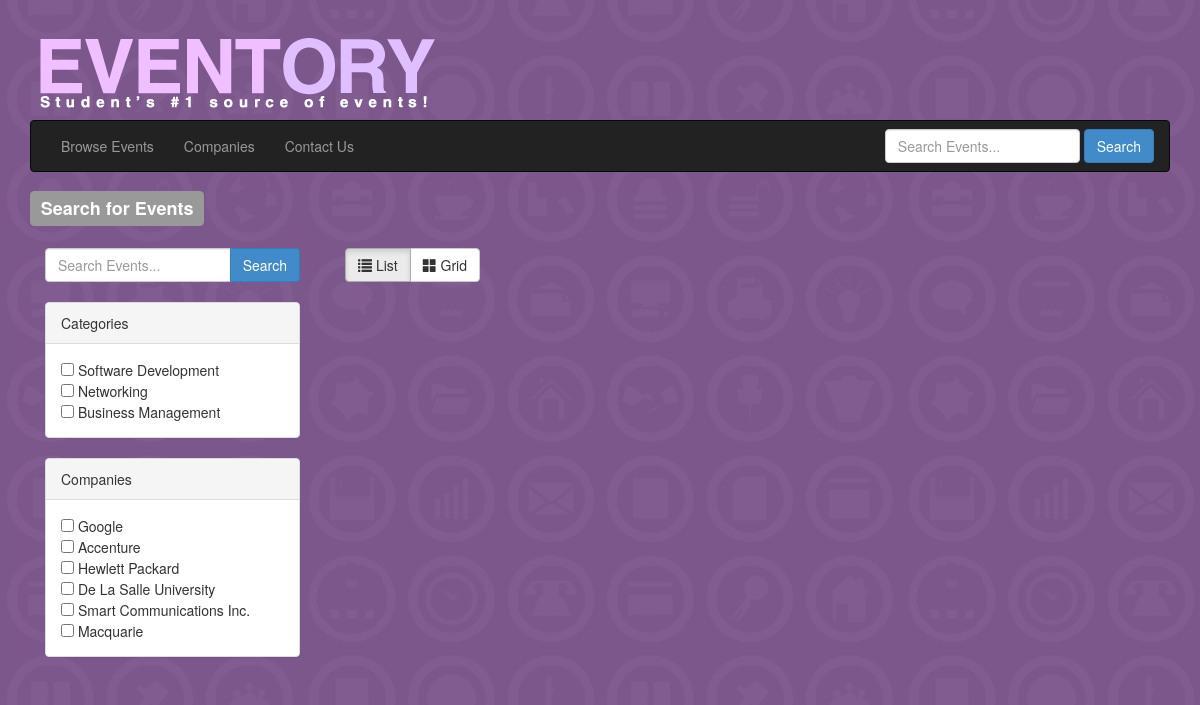
The page /search.php on the database as committed earlier.
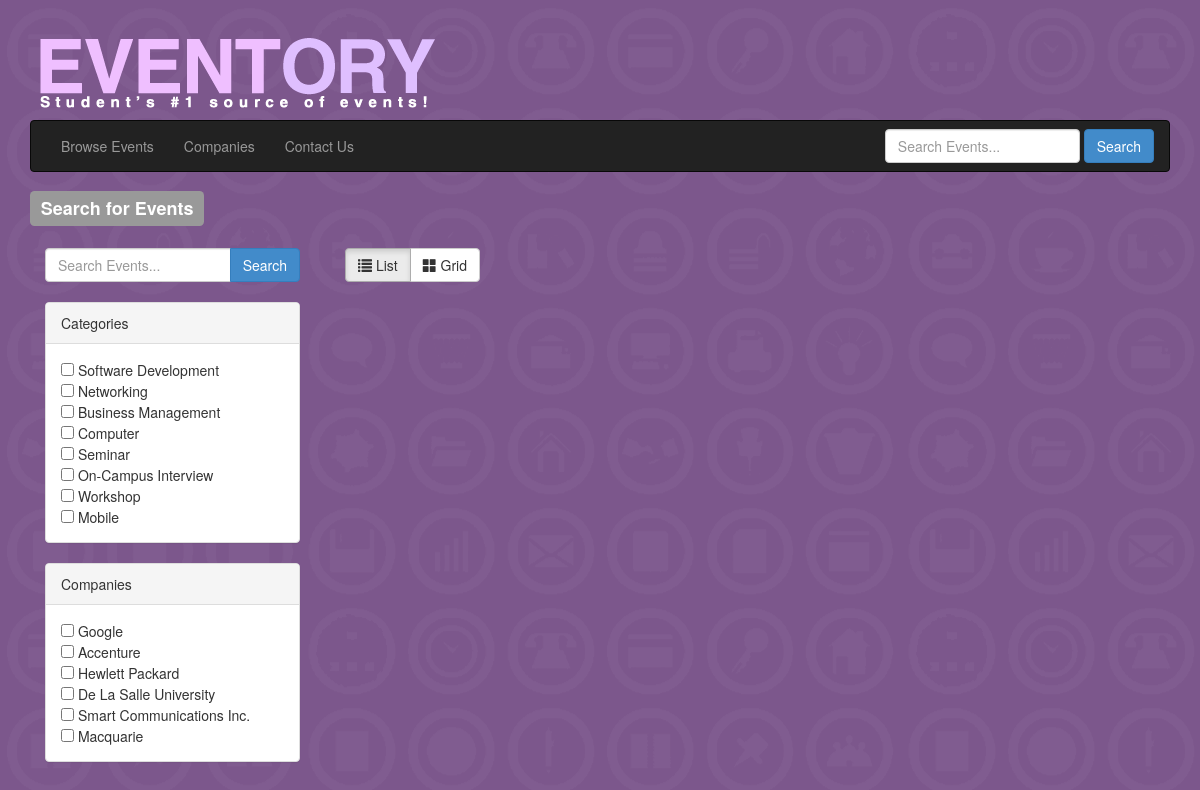
The same page on the database as committed later.
### tables this page shows
CREATE TABLE `category` (
  `idcategory` int(11) NOT NULL,
  `category` varchar(45) NOT NULL,
  PRIMARY KEY (`idcategory`)
);

CREATE TABLE `company` (
  `idcompany` int(11) NOT NULL,
  `companyname` varchar(45) NOT NULL,
  `companydescription` varchar(1000) DEFAULT NULL,
  `address` varchar(45) DEFAULT NULL,
  `contactnumber` varchar(45) DEFAULT NULL,
  `email` varchar(45) DEFAULT NULL,
  `idpicture` int(11) DEFAULT NULL,
  `website` varchar(45) DEFAULT NULL,
  `calendarlink` varchar(45) DEFAULT NULL,
  PRIMARY KEY (`idcompany`),
  KEY `idpicture_idx` (`idpicture`)
);

### model/categorymodel.php (called while the page is built, shortened)
<?php
	include_once('objects/categoryobject.php');
	class CategoryModel{
		function getAllCategories(){
			$categories =  array();
			$query = "SELECT *
					 FROM category";
			$query = mysql_query($query);
			$numrows = mysql_num_rows($query);
				if($numrows > 0 ){
					while($row = mysql_fetch_assoc($query)){
						$idcategory = $row['idcategory'];
						$category = $row['category'];
						$category = new CategoryObject($idcategory,$category);
						array_push($categories, $category);
					}
				}
				return $categories;
		}
		function getCompanyCategories($idcompany){
			$query = "SELECT category.idcategory , category FROM
				company INNER JOIN company_category INNER JOIN category
				WHERE company.idcompany = company_category.idcompany and company_category.idcategory = category.idcategory
				and company.idcompany=". $idcompany ;
			$query = mysql_query($query);
			$numrows = mysql_num_rows($query);
			$categories = array();
			if($numrows > 0 ){
					while($row = mysql_fetch_assoc($query)){
						$idcategory = $row['idcategory'];
						$category = $row['category'];
						$category = new CategoryObject($idcategory,$category);
						array_push($categories, $category);
					}
				}
			return $categories;
		}
	}
?>

### objects/categoryobject.php (called while the page is built, shortened)
<?php
	class CategoryObject{
		public function __construct($idcategory,$category){
			$this->idcategory = $idcategory;
			$this->category = $category;
		}
	}
?>

### model/companymodel.php (called while the page is built, shortened)
<?php
	include_once('objects/companyobject.php');
	include_once('model/categorymodel.php');
	class CompanyModel{
		function getAllCompanies(){
			$companies =  array();
			$query = "SELECT *
					 FROM company INNER JOIN companypicture on company.idpicture = companypicture.idcompanypicture";
			$query = mysql_query($query);
			$numrows = mysql_num_rows($query);
				if($numrows > 0 ){
					while($row = mysql_fetch_assoc($query)){
						$idcompany = $row['idcompany'];
						$companyname = $row['companyname'];
						$description = $row['companydescription'];
						$address = $row['address'];
						$contactnumber = $row['contactnumber'];
						$email = $row['email'];
						$website = $row['website'];
						$picturelink= $row['picturelink'];
						$picturename = $row['picturename'];
						$categoryModel = new CategoryModel();
						$categories = $categoryModel->getCompanyCategories($idcompany);
						$company = new CompanyObject($idcompany,$companyname,$description,$address,$contactnumber,$email,$website,$categories,$picturename, $picturelink);
						array_push($companies, $company);
					}
				}
				return $companies;
		}
	}
?>

### objects/companyobject.php (called while the page is built, shortened)
<?php
	class CompanyObject{
		public function __construct($idcompany, $companyname, $description, $address, $contactnumber,$email,$website,$categories,$picturename,$picturelink){
			$this->idcompany = $idcompany;
			$this->companyname = $companyname;
		}
	}
?>

### search.php (the view, shortened to what this page needs)
<!DOCTYPE html>
<html>
	<head>
		<link href="css/bootstrap.css" rel="stylesheet">
		<link href="css/bootstrap.min.css" rel="stylesheet">
		<link href="css/customstyles.css" rel="stylesheet">
	</head>
	<body>
		<?php include('includes/nav.php');
		?>
		<h3> <div class="label label-default"> Search for Events </div></h3>
		<BR>
			<div id="filter" class="col-lg-3">
			<?php
			$searchWord="";
			$catname = "";
		    ?>
		<div class="input-group">
			<input id='filter-searchbar' name='searchWord' type="text" class="searchbox form-control" placeholder="Search Events..." value= "<?php echo $searchWord;?>" ><br>
			<span class="input-group-btn">
				<button id = 'filter-button' type="submit" class="btn btn-primary">Search</button>
			</span>
		</div>
		<br>
				<div class="panel panel-default">
					<div class="panel-heading">Categories</div>
						<div class="panel-body">
							<?php
							include('model/categorymodel.php');
							$model = new CategoryModel();
							$categories = $model->getAllCategories();
							foreach($categories as $category){
								$id = $category->idcategory;
								$c = $category->category;
							?>
							<input class = 'categories' type="checkbox" value=" <?php echo $id; ?>" > <?php echo $c; ?></input><br>
							<?php } ?>
						</div>
				</div>
				<div class="panel panel-default">
				<div class="panel-heading">Companies</div>
						<div class="panel-body">
							<?php
							include('model/companymodel.php');
							$modelX = new CompanyModel();
							$companies = $modelX->getAllCompanies();
							foreach($companies as $company){
								$id = $company->idcompany;
								$c = $company->companyname;
							?>
							<input class = 'companies' type="checkbox" value="<?php echo $id; ?>" <?php if($catname==$c){echo "checked";} ?>> <?php echo $c ;?></input><br>
							<?php } ?>
						</div>
				</div>
			</div>
			<div id="results" class="col-lg-9">
			<div class="search-options">
				<div class="col-md-7 btn-group" style="overflow: auto">
					<button id = "list" type="button" class="btn btn-default active"><span class="glyphicon glyphicon-list"></span> List</button>
					<button id = "grid" type="button" class="btn btn-default"><span class="glyphicon glyphicon-th-large"></span> Grid</button>
				</div>
				<br><br>
			</div>
			<br>
				<br>
				<center>
				<div class="btn-toolbar" role="toolbar">
				</div>
				</center>
			</div>
	</body>
</html>

### includes/nav.php (shortened to what this page needs)
<div class="container">
        <a href="index.php"><img src="images/logo.png" class="img-responsive"/></a>
		<div class="navbar navbar-default navbar-inverse" role="navigation">
        <div class="navbar-collapse collapse">
          <ul class="nav navbar-nav">
				<li><a href="search.php">Browse Events</a></li>
				<li><a href="company.php">Companies</a></li>
				<li><a href="#">Contact Us</a></li>
          </ul>
		<form action='search.php' class="navbar-form navbar-right" role="search" method="GET">
	        <div class="form-group">
	          <input name='s' type="text" class="form-control" placeholder="Search Events...">
	        </div>
	        <button type="submit" class="btn btn-primary">Search</button>
	    </form>
        </div>
 </div>

### css/customstyles.css (style rules this page uses)
body { padding-top: 20px; padding-bottom: 20px; }
.navbar { margin-bottom: 20px; }

### search.php (style rules this page uses)
#filter { float: left; }
#results { float: right; }
body { background-color: #7C578C; background: url('images/bg.png') repeat center center; }
.btn-toolbar { display:inline-block; text-align: center; padding: 25px; }

Rows that differ between the two databases and show on the page:
added category: category "Computer"
added category: category "Seminar"
added category: category "On-Campus Interview"
added category: category "Workshop"
added category: category "Mobile"
